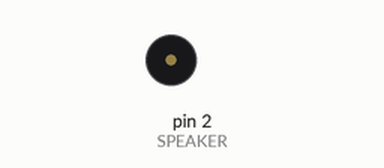
This sketch was run on a simulated Arduino Uno, built with avr-gcc and run on an emulated ATmega328P. Parts: buzzer (waves = sounding).

Above: at 7.0 s.
Timing chart, 0 to 30.1 s (numbered marks = the images above):
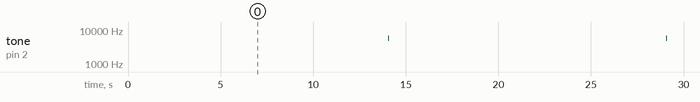

Measured:
- by itself, tone on pin 2 (SPEAKER): plays 5795 Hz for 0.04 s, 5795 Hz for 0.04 s, 5795 Hz for 0.04 s, 1498 Hz for 0.04 s, 1022 Hz for 0.04 s, 1604 Hz for 0.16 s … (38 notes in this stretch)

The sketch:

beepClock.ino
```cpp
#define SPEAKER 2

void setup() {
  pinMode(SPEAKER, OUTPUT);
}
int now[3] = {2,48,0};
void loop() {
  // beep(SPEAKER,1000,4000,0.2);
  // delay(100);
  // time(5,12);
  time();
  delay(1000);
}
void time() {
  now[2] = (now[2] + 1)%60;
  if (now[2]==0) {
    now[1] = (now[1] + 1)%60;
    if (now[1]==0) {
      now[0] = (now[0] + 1)%24;
      hours();
    }
    minutes();
  }
  else {
    seconds();
  }
}
void hours() {
  int h = now[0];
  for(int i=0; i<h; i++) {
    beep(SPEAKER,1000,2000+(2*(i%2)-1)*i*50,0.2);
    delay(10);
  }
}
void minutes() {
  int m = now[1];
  for(int i=0; i<m; i++) {
    beep(SPEAKER,1000,2000+i*50,0.2);
    delay(10);
  }
}
void seconds() {
  int s = now[2];
  if (s%15 == 0) {
    beep(SPEAKER,10,6000,0.4);
  }
  // for(int i=0; i<s; i++) {
  //   beep(SPEAKER,1000,6000+1000*sin(4*PI*i/60),0.2);
  //   delay(10);
  // }
}

void beep(int pin, int t,int f,float d) {
  // beep(SPEAKER,1000,4000,0.2);
  int p = 1000000/f;
  // p = 1000000/4000 = 250

  int p1 = d*p;
  // p1 = 0.2 * 250 = 50
  int p2 = p - p1;
  // p2 = 250 - 50 = 200

  for (int c=0; c<t*1000/p; c++) {
    // c=0; c<(1000*1000/250 = 4000); c++
    digitalWrite(pin, HIGH);
    delayMicroseconds(p1);
    digitalWrite(pin, LOW);
    delayMicroseconds(p2);
  }
}
```
